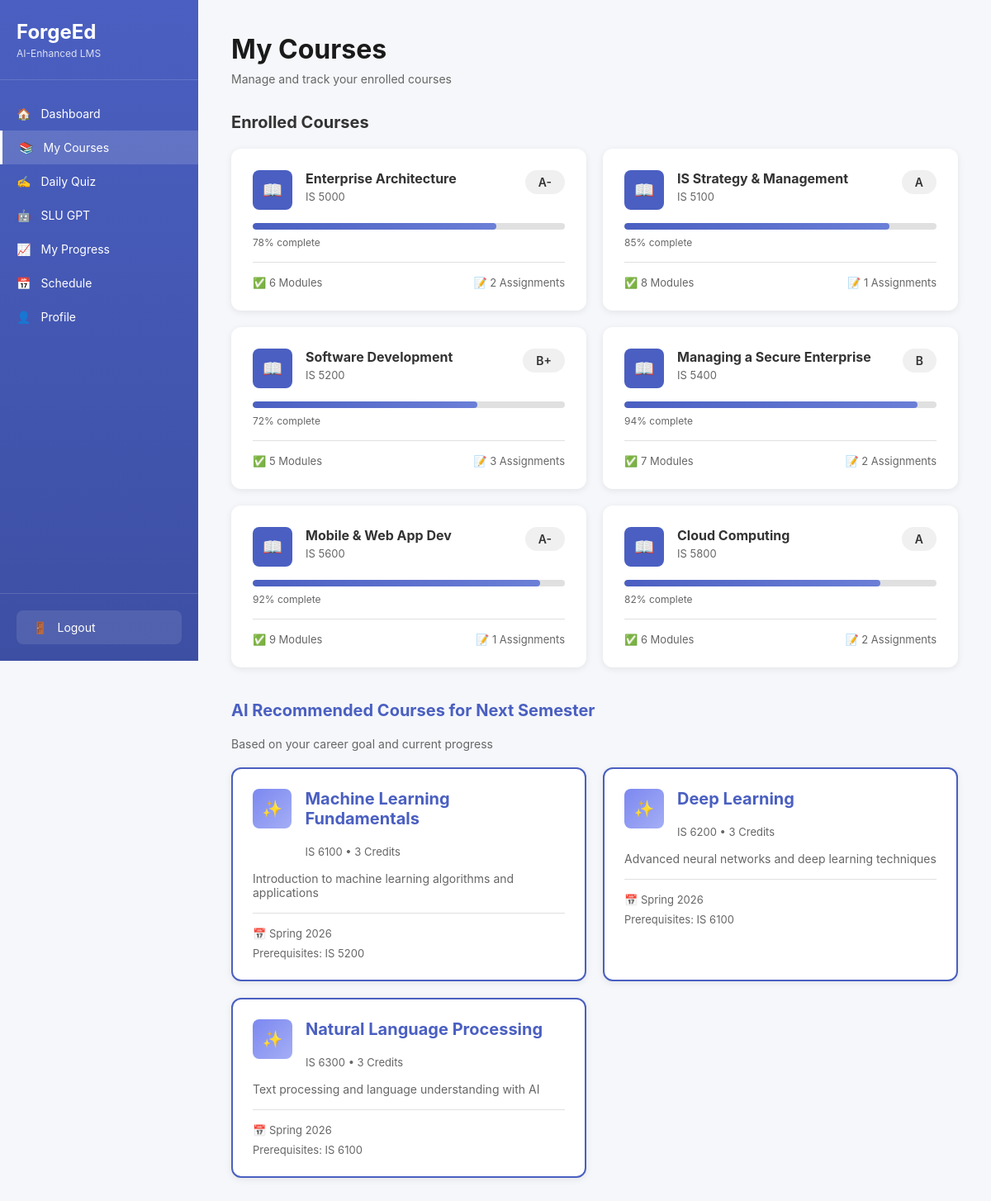
/courses (signed in), run on the app's committed database.
### tables this page shows
CREATE TABLE enrolled_courses (
            id INTEGER PRIMARY KEY AUTOINCREMENT,
            student_id INTEGER NOT NULL,
            course_id INTEGER NOT NULL,
            progress INTEGER DEFAULT 0,
            grade TEXT,
            modules_completed INTEGER DEFAULT 0,
            pending_assignments INTEGER DEFAULT 0,
            enrolled_at TIMESTAMP DEFAULT CURRENT_TIMESTAMP,
            FOREIGN KEY (student_id) REFERENCES students (id),
            FOREIGN KEY (course_id) REFERENCES courses (id),
            UNIQUE(student_id, course_id)
        );

CREATE TABLE courses (
            id INTEGER PRIMARY KEY AUTOINCREMENT,
            course_code TEXT UNIQUE NOT NULL,
            course_name TEXT NOT NULL,
            credits INTEGER DEFAULT 3,
            description TEXT,
            instructor TEXT,
            semester TEXT
        );

CREATE TABLE available_courses (
            id INTEGER PRIMARY KEY AUTOINCREMENT,
            course_code TEXT NOT NULL,
            course_name TEXT NOT NULL,
            credits INTEGER DEFAULT 3,
            description TEXT,
            semester TEXT,
            prerequisites TEXT
        );

### app.py (the view)
@app.route('/courses')
def courses():
    if 'student_id' not in session:
        return redirect(url_for('index'))
    student_id = session['student_id']
    conn = get_db()
    enrolled = conn.execute('''
        SELECT c.*, ec.progress, ec.grade, ec.modules_completed, ec.pending_assignments
        FROM enrolled_courses ec
        JOIN courses c ON ec.course_id = c.id
        WHERE ec.student_id = ?
        ORDER BY ec.enrolled_at DESC
    ''', (student_id,)).fetchall()
    conn.close()
    recommended = get_ai_course_recommendations(student_id)
    return render_template('courses.html',
                         enrolled_courses=enrolled,
                         recommended_courses=recommended)

### app.py (called while the page is built, shortened)
def get_ai_course_recommendations(student_id):
    conn = get_db()
    student = conn.execute('SELECT * FROM students WHERE id = ?', (student_id,)).fetchone()
    available_courses = conn.execute('SELECT * FROM available_courses').fetchall()
    enrolled_codes = conn.execute('''
        SELECT c.course_code
        FROM enrolled_courses ec
        JOIN courses c ON ec.course_id = c.id
        WHERE ec.student_id = ?
    ''', (student_id,)).fetchall()
    conn.close()
    enrolled_codes_list = [c['course_code'] for c in enrolled_codes]
    available_list = [f"{c['course_code']}: {c['course_name']} - {c['description']}"
                      for c in available_courses if c['course_code'] not in enrolled_codes_list]
    if not available_list:
        return []
    if not client:
        return list(available_courses[:3])

### database.py (called while the page is built)
def get_db():
    conn = sqlite3.connect('forgeed.db')
    conn.row_factory = sqlite3.Row
    return conn

### templates/courses.html (shortened to what this page needs)
<!DOCTYPE html>
<html lang="en">
<head>
    <link rel="stylesheet" href="{{ url_for('static', filename='style.css') }}">
</head>
<body>
    <div class="app-container">
        <nav class="sidebar">
            <div class="sidebar-logo">
                <h2>ForgeEd</h2>
                <p>AI-Enhanced LMS</p>
            </div>
            <div class="sidebar-nav">
                <a href="/dashboard" class="nav-item">
                    <span>🏠</span> Dashboard
                </a>
                <a href="/courses" class="nav-item active">
                    <span>📚</span> My Courses
                </a>
                <a href="/quiz" class="nav-item">
                    <span>✍️</span> Daily Quiz
                </a>
                <a href="/slu-gpt" class="nav-item">
                    <span>🤖</span> SLU GPT
                </a>
                <a href="#" class="nav-item">
                    <span>📈</span> My Progress
                </a>
                <a href="#" class="nav-item">
                    <span>📅</span> Schedule
                </a>
                <a href="#" class="nav-item">
                    <span>👤</span> Profile
                </a>
            </div>
            <div class="sidebar-footer">
                <a href="/logout" class="logout-btn">
                    <span>🚪</span> Logout
                </a>
            </div>
        </nav>
        <main class="main-content">
            <div class="page-header">
                <h1>My Courses</h1>
                <p>Manage and track your enrolled courses</p>
            </div>
            <h3 style="margin-bottom: 20px; font-size: 20px;">Enrolled Courses</h3>
            <div class="courses-grid">
                {% for course in enrolled_courses %}
                <div class="course-card">
                    <div class="course-header">
                        <div class="course-icon">📖</div>
                        <div class="course-info">
                            <h3>{{ course['course_name'] }}</h3>
                            <p class="course-code">{{ course['course_code'] }}</p>
                        </div>
                        <div class="course-grade">{{ course['grade'] }}</div>
                    </div>
                    <div class="progress-bar">
                        <div class="progress-fill" style="width: {{ course['progress'] }}%"></div>
                    </div>
                    <p class="progress-text">{{ course['progress'] }}% complete</p>
                    <div style="margin-top: 16px; padding-top: 16px; border-top: 1px solid #e0e0e0; display: flex; justify-content: space-between; font-size: 13px; color: #666;">
                        <span>✅ {{ course['modules_completed'] }} Modules</span>
                        <span>📝 {{ course['pending_assignments'] }} Assignments</span>
                    </div>
                </div>
                {% endfor %}
            </div>
            {% if recommended_courses %}
            <div class="recommended-section">
                <h3>AI Recommended Courses for Next Semester</h3>
                <p style="color: #666; margin-bottom: 20px; font-size: 14px;">Based on your career goal and current progress</p>
                <div class="courses-grid">
                    {% for course in recommended_courses %}
                    <div class="course-card" style="border: 2px solid #4a5fc1;">
                        <div class="course-header">
                            <div class="course-icon" style="background: linear-gradient(135deg, #7c88f0 0%, #a4aef5 100%);">✨</div>
                            <div class="course-info">
                                <h3>{{ course['course_name'] }}</h3>
                                <p class="course-code">{{ course['course_code'] }} • {{ course['credits'] }} Credits</p>
                            </div>
                        </div>
                        <p style="font-size: 14px; color: #666; margin-top: 12px;">{{ course['description'] }}</p>
                        <div style="margin-top: 16px; padding-top: 16px; border-top: 1px solid #e0e0e0; font-size: 13px; color: #666;">
                            <span>📅 {{ course['semester'] }}</span>
                            {% if course['prerequisites'] and course['prerequisites'] != 'None' %}
                            <br><span style="margin-top: 8px; display: block;">Prerequisites: {{ course['prerequisites'] }}</span>
                            {% endif %}
                        </div>
                    </div>
                    {% endfor %}
                </div>
            </div>
            {% endif %}
        </main>
    </div>
</body>
</html>

### static/style.css (style rules this page uses)
* { margin: 0; padding: 0; box-sizing: border-box; }
body { font-family: -apple-system, BlinkMacSystemFont, 'Segoe UI', Roboto, 'Helvetica Neue', Arial, sans-serif; background: #f5f7fa; color: #333; }
.app-container { display: flex; min-height: 100vh; }
.sidebar { width: 240px; background: linear-gradient(180deg, #4a5fc1 0%, #3d4fa3 100%); color: white; display: flex; flex-direction: column; position: fixed; height: 100vh; overflow-y: auto; }
.sidebar-logo { padding: 24px 20px; border-bottom: 1px solid rgba(255, 255, 255, 0.15); }
.sidebar-logo h2 { font-size: 24px; font-weight: 700; }
.sidebar-logo p { font-size: 12px; opacity: 0.8; margin-top: 4px; }
.sidebar-nav { flex: 1; padding: 20px 0; }
.nav-item { display: flex; align-items: center; gap: 12px; padding: 12px 20px; color: white; text-decoration: none; transition: background 0.3s; font-size: 14px; }
.nav-item.active { background: rgba(255, 255, 255, 0.15); border-left: 3px solid white; }
.sidebar-footer { padding: 20px; border-top: 1px solid rgba(255, 255, 255, 0.15); }
.logout-btn { display: flex; align-items: center; gap: 12px; padding: 12px 20px; color: white; text-decoration: none; background: rgba(255, 255, 255, 0.1); border-radius: 8px; font-size: 14px; border: none; cursor: pointer; width: 100%; }
.main-content { flex: 1; margin-left: 240px; padding: 40px; }
.page-header { margin-bottom: 32px; }
.page-header h1 { font-size: 32px; font-weight: 700; color: #1a1a1a; margin-bottom: 8px; }
.page-header p { color: #666; font-size: 14px; }
.courses-grid { display: grid; grid-template-columns: repeat(2, 1fr); gap: 20px; }
.course-card { background: white; border-radius: 12px; padding: 24px; box-shadow: 0 2px 8px rgba(0, 0, 0, 0.08); border: 2px solid transparent; transition: border-color 0.3s; }
.course-header { display: flex; align-items: flex-start; gap: 16px; margin-bottom: 16px; }
.course-icon { width: 48px; height: 48px; background: #4a5fc1; border-radius: 8px; display: flex; align-items: center; justify-content: center; color: white; font-size: 20px; }
.course-info h3 { font-size: 16px; font-weight: 700; margin-bottom: 4px; }
.course-code { font-size: 13px; color: #666; }
.course-grade { margin-left: auto; padding: 6px 16px; background: #f0f0f0; border-radius: 20px; font-weight: 600; font-size: 14px; }
.progress-bar { width: 100%; height: 8px; background: #e0e0e0; border-radius: 4px; overflow: hidden; margin-bottom: 8px; }
.progress-fill { height: 100%; background: linear-gradient(90deg, #4a5fc1 0%, #6b7fd7 100%); border-radius: 4px; transition: width 0.3s; }
.progress-text { font-size: 12px; color: #666; }
.recommended-section { margin-top: 40px; }
.recommended-section h3 { font-size: 20px; font-weight: 700; margin-bottom: 20px; color: #4a5fc1; }

### data on the page
enrolled_courses: course_name "Enterprise Architecture", course_code "IS 5000", grade "A-", progress "78", modules_completed "6", pending_assignments "2"
enrolled_courses: course_name "IS Strategy & Management", course_code "IS 5100", grade "A", progress "85", modules_completed "8", pending_assignments "1"
enrolled_courses: course_name "Software Development", course_code "IS 5200", grade "B+", progress "72", modules_completed "5", pending_assignments "3"
enrolled_courses: course_name "Managing a Secure Enterprise", course_code "IS 5400", grade "B", progress "94", modules_completed "7", pending_assignments "2"
enrolled_courses: course_name "Mobile & Web App Dev", course_code "IS 5600", grade "A-", progress "92", modules_completed "9", pending_assignments "1"
enrolled_courses: course_name "Cloud Computing", course_code "IS 5800", grade "A", progress "82", modules_completed "6", pending_assignments "2"
available_courses: course_name "Machine Learning Fundamentals", course_code "IS 6100", credits "3", description "Introduction to machine learning algorithms and applications", semester "Spring 2026", prerequisites "IS 5200"
available_courses: course_name "Deep Learning", course_code "IS 6200", credits "3", description "Advanced neural networks and deep learning techniques", semester "Spring 2026", prerequisites "IS 6100"
available_courses: course_name "Natural Language Processing", course_code "IS 6300", credits "3", description "Text processing and language understanding with AI", semester "Spring 2026", prerequisites "IS 6100"
